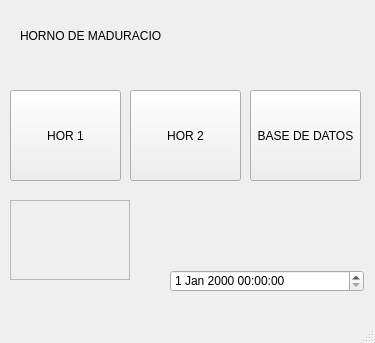
<?xml version="1.0" encoding="UTF-8"?>
<ui version="4.0">
 <class>MainWindow</class>
 <widget class="QMainWindow" name="MainWindow">
  <property name="geometry">
   <rect>
    <x>0</x>
    <y>0</y>
    <width>375</width>
    <height>343</height>
   </rect>
  </property>
  <property name="windowTitle">
   <string>MainWindow</string>
  </property>
  <widget class="QWidget" name="centralwidget">
   <widget class="QPushButton" name="HOR1">
    <property name="geometry">
     <rect>
      <x>10</x>
      <y>90</y>
      <width>111</width>
      <height>91</height>
     </rect>
    </property>
    <property name="text">
     <string>HOR 1</string>
    </property>
   </widget>
   <widget class="QLabel" name="Titulo">
    <property name="geometry">
     <rect>
      <x>20</x>
      <y>10</y>
      <width>141</width>
      <height>51</height>
     </rect>
    </property>
    <property name="text">
     <string>HORNO DE MADURACION</string>
    </property>
   </widget>
   <widget class="QPushButton" name="HOR2">
    <property name="geometry">
     <rect>
      <x>130</x>
      <y>90</y>
      <width>111</width>
      <height>91</height>
     </rect>
    </property>
    <property name="text">
     <string>HOR 2</string>
    </property>
   </widget>
   <widget class="QPushButton" name="DB">
    <property name="geometry">
     <rect>
      <x>250</x>
      <y>90</y>
      <width>111</width>
      <height>91</height>
     </rect>
    </property>
    <property name="text">
     <string>BASE DE DATOS</string>
    </property>
   </widget>
   <widget class="QDateTimeEdit" name="FECHAHORA">
    <property name="geometry">
     <rect>
      <x>170</x>
      <y>270</y>
      <width>194</width>
      <height>22</height>
     </rect>
    </property>
   </widget>
   <widget class="QFrame" name="frame">
    <property name="geometry">
     <rect>
      <x>10</x>
      <y>200</y>
      <width>120</width>
      <height>80</height>
     </rect>
    </property>
    <property name="frameShape">
     <enum>QFrame::StyledPanel</enum>
    </property>
    <property name="frameShadow">
     <enum>QFrame::Raised</enum>
    </property>
   </widget>
  </widget>
  <widget class="QMenuBar" name="menubar">
   <property name="geometry">
    <rect>
     <x>0</x>
     <y>0</y>
     <width>375</width>
     <height>22</height>
    </rect>
   </property>
  </widget>
  <widget class="QStatusBar" name="statusbar"/>
 </widget>
 <resources/>
 <connections/>
</ui>
